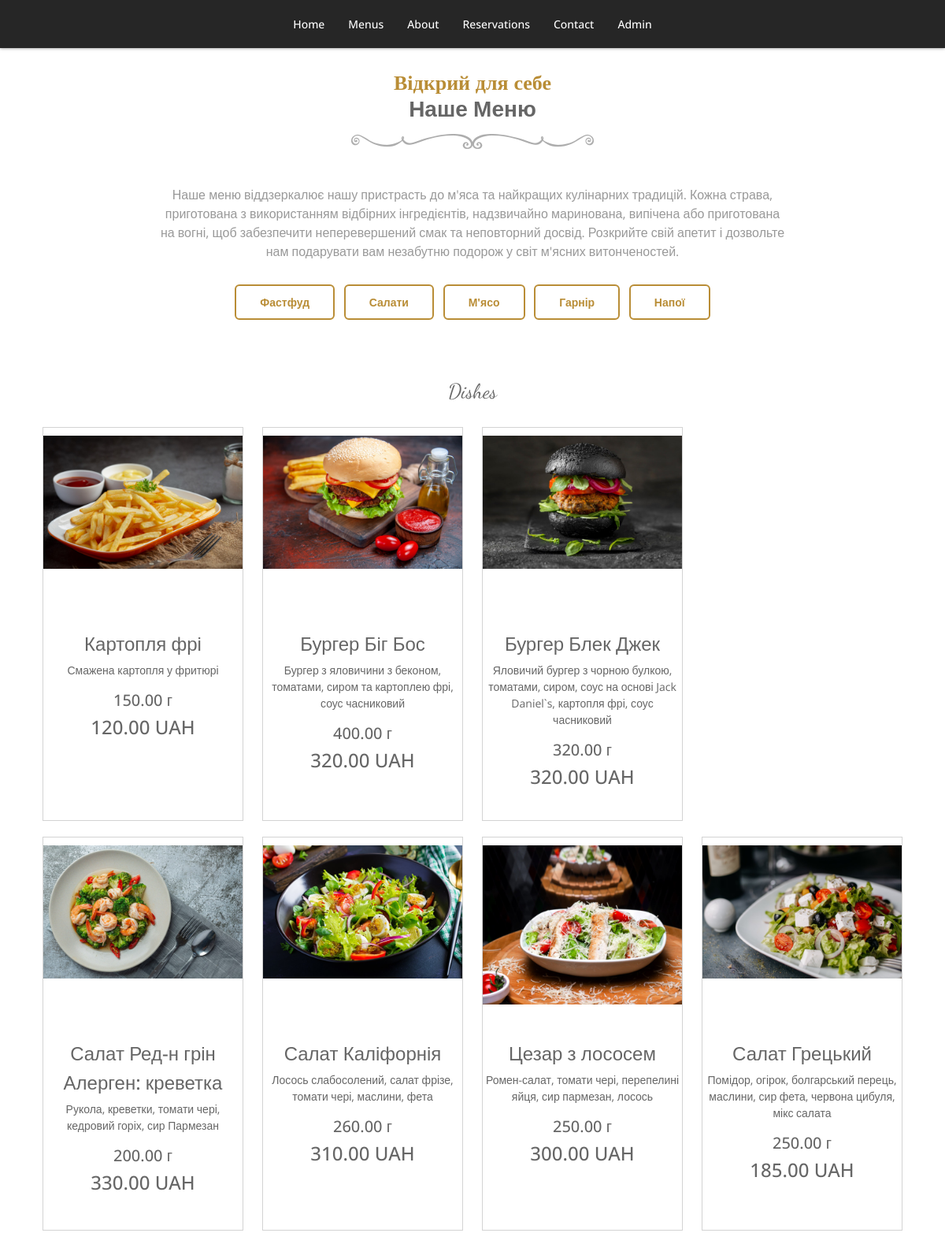
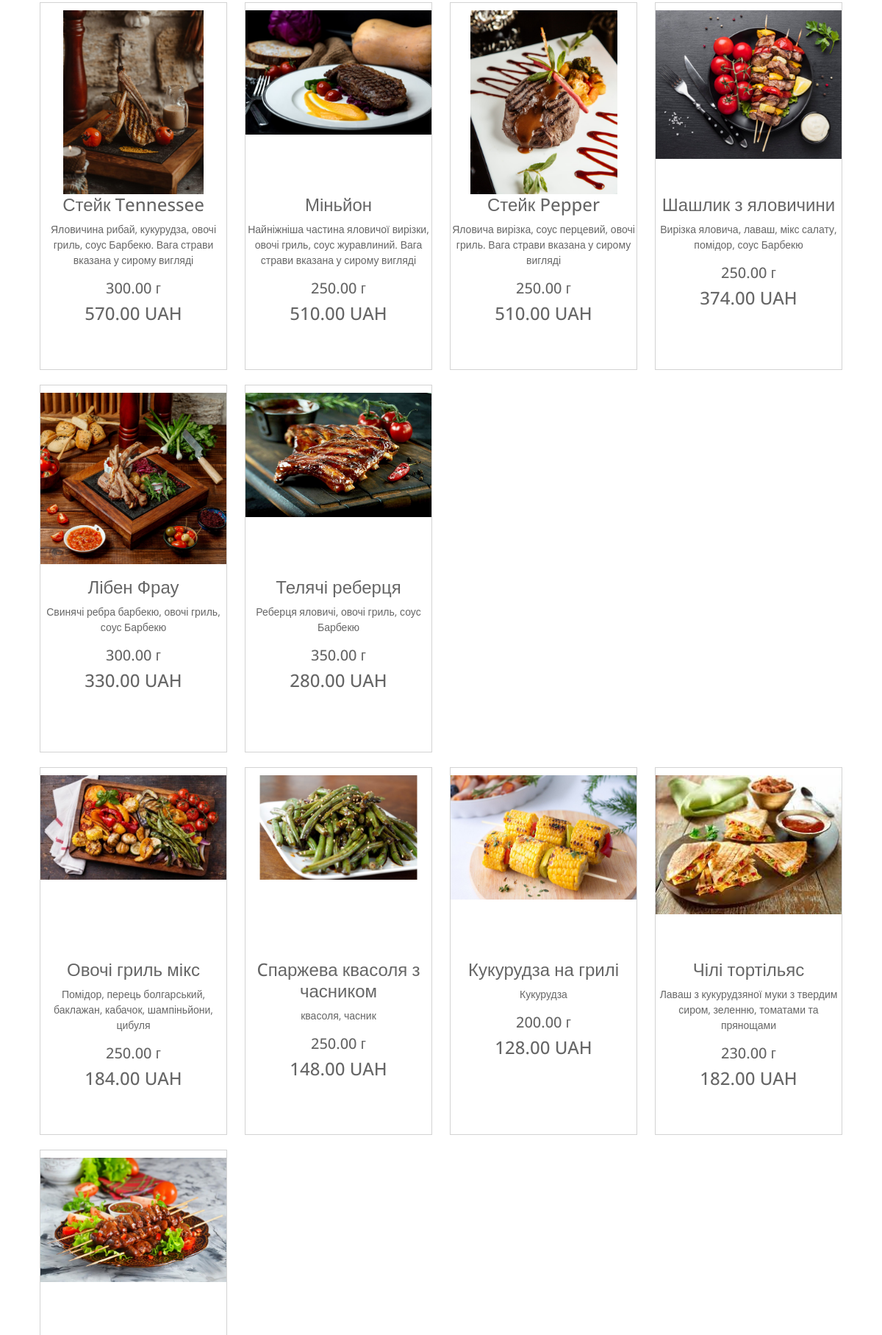
The app's page /menu/ (upper part) with its own data (2 pictures, top to bottom).
### Menu/models.py (models this page shows, shortened)
class Dish(models.Model):
    name = models.CharField(max_length=128, blank=True, null=True, default=None)
    image = models.ImageField(upload_to=('dish_images/'),  blank=True, null=True, default=None)
    price = models.DecimalField(max_digits=10, decimal_places=2, default=0)
    weight = models.DecimalField(max_digits=10, decimal_places=2, default=100)
    discount = models.IntegerField(default=0)
    alergic = models.CharField(max_length=128, blank=True, null=True, default=None)
    category = models.ForeignKey(DishCategory, blank=True, null=True, default=None, on_delete=models.SET_DEFAULT)
    description = models.TextField(blank=True, null=True, default=None)
    created = models.DateTimeField(auto_now_add=True, auto_now=False)
    updated = models.DateTimeField(auto_now_add=False, auto_now=True)
    class Meta:
        verbose_name = 'Dish'
        verbose_name_plural = 'Dishes'

### Menu/views.py (the view)
# urls.py: re_path(r'^menu/', views.menu, name='Menu'),
def menu(request):
    products_fast_food = Dish.objects.filter(category__id=6)
    products_salat = Dish.objects.filter(category__id=7)
    products_meet = Dish.objects.filter(category__id=8)
    products_side_dishes = Dish.objects.filter(category__id=9)
    products_drinks = Dish.objects.filter(category__id=10)
    return render(request, 'Menus/Menus.html', locals())

### templates/Menus/Menus.html (shortened to what this page needs)
{% extends 'base.html' %}
{% load static %}
{% block content %}
<div id="menus" class="menus-section">
    <div class="container text-center">
        <h2 class="section-title">
            <span class="script">Відкрий для себе</span>
            <span class="title-text">Наше Меню</span>
            <span class="title-border"></span>
        </h2>
        <div class="intro ms-auto me-auto">
            <p>Наше меню віддзеркалює нашу пристрасть до м'яса та найкращих кулінарних традицій. Кожна страва, приготована з використанням відбірних інгредієнтів, надзвичайно маринована, випічена або приготована на вогні, щоб забезпечити неперевершений смак та неповторний досвід. Розкрийте свій апетит і дозвольте нам подарувати вам незабутню подорож у світ м'ясних витонченостей.</p>
        </div>
        <div class="menu-links">
            <ul class="list-inline me-auto ms-auto">
                <li class="list-inline-item"><a class="btn btn-theme-secondary" onclick=" change_render(1) "  target="_blank">Фастфуд</a></li>
                <li class="list-inline-item"><a class="btn btn-theme-secondary" onclick=" change_render(2) "  target="_blank">Салати</a></li>
                <li class="list-inline-item"><a class="btn btn-theme-secondary" onclick=" change_render(3) " target="_blank">М'ясо</a></li>
                <li class="list-inline-item"><a class="btn btn-theme-secondary" onclick=" change_render(4) " target="_blank">Гарнір</a></li>
                <li class="list-inline-item"><a class="btn btn-theme-secondary" onclick=" change_render(5) " target="_blank">Напої</a></li>
            </ul>
        </div>
            <div class="featured">
                <h3 class="title script">Dishes</h3>
            </div>
                        <div id = "view1">
                            <div class="section section1">
                                <div class="container">
                                    <div class="row">
                                        {% for products in products_fast_food%}
                                            {% include "Menus/Dish_Item.html" %}
                                        {% endfor %}
                                    </div>
                                </div>
                            </div>
                        </div>
                        <div id = "view2">
                            <div class="section section1">
                                <div class="container">
                                    <div class="row">
                                        {% for products in products_salat%}
                                            {% include "Menus/Dish_Item.html" %}
                                        {% endfor %}
                                    </div>
                                </div>
                            </div>
                        </div>
                        <div id = "view3">
                            <div class="section section1">
                                <div class="container">
                                    <div class="row">
                                        {% for products in products_meet%}
                                            {% include "Menus/Dish_Item.html" %}
                                        {% endfor %}
                                    </div>
                                </div>
                            </div>
                        </div>
                        <div id = "view4">
                            <div class="section section1">
                                <div class="container">
                                    <div class="row">
                                        {% for products in products_side_dishes%}
                                            {% include "Menus/Dish_Item.html" %}
                                        {% endfor %}
                                    </div>
                                </div>
                            </div>
                        </div>
        </div>
    </div>
</div>
{% endblock %}

### templates/Menus/Dish_Item.html (shortened to what this page needs)
<div class="col-lg-3">
    <div class="Dish-item">
        <div class="img-container">
            <a>
                <img src="/static{{products.image.url}}" class="img-height">
            </a>
        </div>
        <h4>{{ products.name}}</h4>
        {% if products.alergic %}
            <h4>Алерген: {{ products.alergic}}</h4>
        {% endif %}
        <p>
            {{ products.description }}
        </p>
        {% if products.category.name == "drinks" %}
            <h5>{{ products.weight}} л</h5>
        {% else %}
            <h5>{{ products.weight}} г</h5>
        {% endif %}
        <div>
            <h4>{{ products.price}} UAH<h4>
        </div>
    </div>
</div>

### static/css/web.css (style rules this page uses)
html,body { height: 100% }
body { font-family: 'Open Sans', arial, sans-serif; color: #666; font-size: 14px; -webkit-font-smoothing: antialiased; -moz-osx-font-smoothing: grayscale }
p { margin-bottom: 16px; line-height: 1.5 }
a { color: #b98d36; -webkit-transition: all 0.4s ease-in-out; -moz-transition: all 0.4s ease-in-out; -ms-transition: all 0.4s ease-in-out; -o-transition: all 0.4s ease-in-out; text-decoration: none }
.btn,a.btn { -webkit-transition: all 0.4s ease-in-out; -moz-transition: all 0.4s ease-in-out; -ms-transition: all 0.4s ease-in-out; -o-transition: all 0.4s ease-in-out; font-weight: bold; font-size: 14px }
a.btn-theme-secondary,.btn-theme-secondary { background: white; border: 2px solid #b98d36; color: #b98d36; padding: 10px 30px }
.script { font-family: 'Dancing Script', cursive; font-weight: bold }
.menus-section { padding-top: 90px; padding-bottom: 90px }
.menus-section .section-title { font-size: 28px; font-weight: bold; margin-top: 0; margin-bottom: 45px }
.menus-section .section-title span { display: block }
.menus-section .section-title .script { color: #b98d36; display: block; font-size: 26px }
.menus-section .section-title .title-border { background: url("../images/title-border.png") no-repeat center top; height: 20px; display: block; margin-top: 15px; margin-bottom: 15px }
.menus-section .intro { max-width: 800px; color: #999; margin-bottom: 30px; font-size: 16px }
.menus-section .menu-links { margin-bottom: 60px }
.menus-section .menu-links li { margin-bottom: 15px }
.menus-section .featured .title { font-size: 26px; font-weight: normal; color: #666; margin-top: 0; margin-bottom: 30px }
body { overflow-x: hidden }
.Dish-item { height: 500px; background: white; border: 1px solid lightgray; position: relative; padding: 10px 0 10px 0; text-align: center; margin-bottom: 20px; }
.img-container { height: 250px; justify-content: center; }
.img-height { max-width: 100%; max-height: 250px; height: auto; }

### records on screen
Dish: image (picture), name "Картопля фрі", description "Смажена картопля у фритюрі", weight "150.00", price "120.00"
Dish: image (picture), name "Бургер Біг Бос", description "Бургер з яловичини з беконом, томатами, сиром та картоплею фрі, соус часниковий", weight "400.00", price "320.00"
Dish: image (picture), name "Бургер Блек Джек", description "Яловичий бургер з чорною булкою, томатами, сиром, соус на основі Jack Daniel`s, картопля фрі, соус часниковий", weight "320.00", price "320.00"
Dish: image (picture), name "Салат Ред-н грін", alergic "креветка", description "Рукола, креветки, томати чері, кедровий горіх, сир Пармезан", weight "200.00", price "330.00"
Dish: image (picture), name "Салат Каліфорнія", description "Лосось слабосолений, салат фрізе, томати чері, маслини, фета", weight "260.00", price "310.00"
Dish: image (picture), name "Цезар з лососем", description "Ромен-салат, томати чері, перепелині яйця, сир пармезан, лосось", weight "250.00", price "300.00"
Dish: image (picture), name "Салат Грецький", description "Помідор, огірок, болгарський перець, маслини, сир фета, червона цибуля, мікс салата", weight "250.00", price "185.00"
Dish: image (picture), name "Стейк Tennessee", description "Яловичина рибай, кукурудза, овочі гриль, соус Барбекю. Вага страви вказана у сирому вигляді", weight "300.00", price "570.00"
Dish: image (picture), name "Міньйон", description "Найніжніша частина яловичої вирізки, овочі гриль, соус журавлиний. Вага страви вказана у сирому вигляді", weight "250.00", price "510.00"
Dish: image (picture), name "Стейк Pepper", description "Яловича вирізка, соус перцевий, овочі гриль. Вага страви вказана у сирому вигляді", weight "250.00", price "510.00"
Dish: image (picture), name "Шашлик з яловичини", description "Вирізка яловича, лаваш, мікс салату, помідор, соус Барбекю", weight "250.00", price "374.00"
Dish: image (picture), name "Лібен Фрау", description "Свинячі ребра барбекю, овочі гриль, соус Барбекю", weight "300.00", price "330.00"
Dish: image (picture), name "Телячі реберця", description "Реберця яловичі, овочі гриль, соус Барбекю", weight "350.00", price "280.00"
Dish: image (picture), name "Овочі гриль мікс", description "Помідор, перець болгарський, баклажан, кабачок, шампіньйони, цибуля", weight "250.00", price "184.00"
Dish: image (picture), name "Cпаржева квасоля з часником", description "квасоля, часник", weight "250.00", price "148.00"
Dish: image (picture), name "Кукурудза на грилі", description "Кукурудза", weight "200.00", price "128.00"
Dish: image (picture), name "Чілі тортільяс", description "Лаваш з кукурудзяної муки з твердим сиром, зеленню, томатами та прянощами", weight "230.00", price "182.00"
Dish: image (picture)
